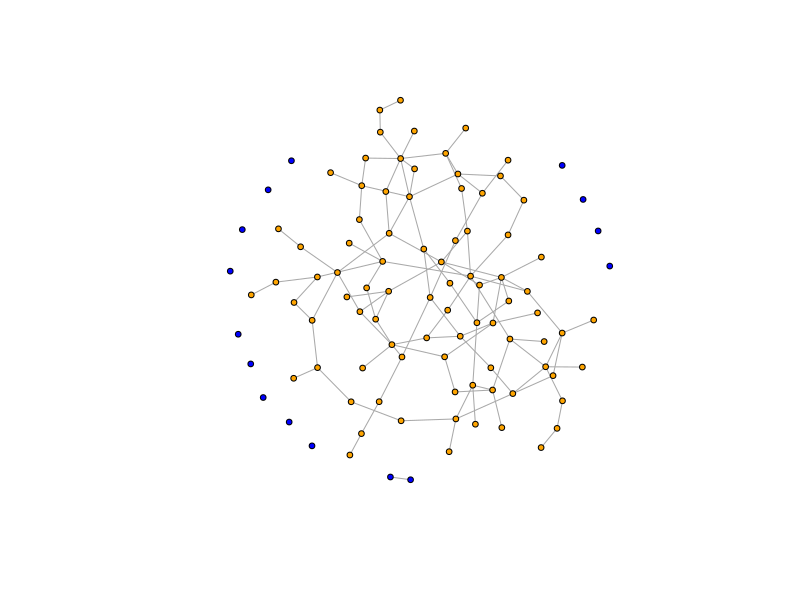

Reproduce this figure in R.
library(igraph)


### Name: igraph-vs-attributes
### Title: Query or set attributes of the vertices in a vertex sequence
### Aliases: igraph-vs-attributes [[<-.igraph.vs igraph-vs-attributes
###   [<-.igraph.vs igraph-vs-attributes $.igraph.vs igraph-vs-attributes
###   $<-.igraph.vs igraph-vs-attributes V<-

### ** Examples

g <- make_(ring(10),
  with_vertex_(
    name = LETTERS[1:10],
    color = sample(1:2, 10, replace=TRUE)
  )
)
V(g)$name
V(g)$color
V(g)$frame.color <- V(g)$color

# color vertices of the largest component
largest_comp <- function(graph) {
  cl <- components(graph)
  V(graph)[which.max(cl$csize) == cl$membership]
}
g <- sample_(gnp(100, 2/100),
  with_vertex_(size = 3, label = ""),
  with_graph_(layout = layout_with_fr)
)
giant_v <- largest_comp(g)
V(g)$color <- "blue"
V(g)[giant_v]$color <- "orange"
plot(g)
